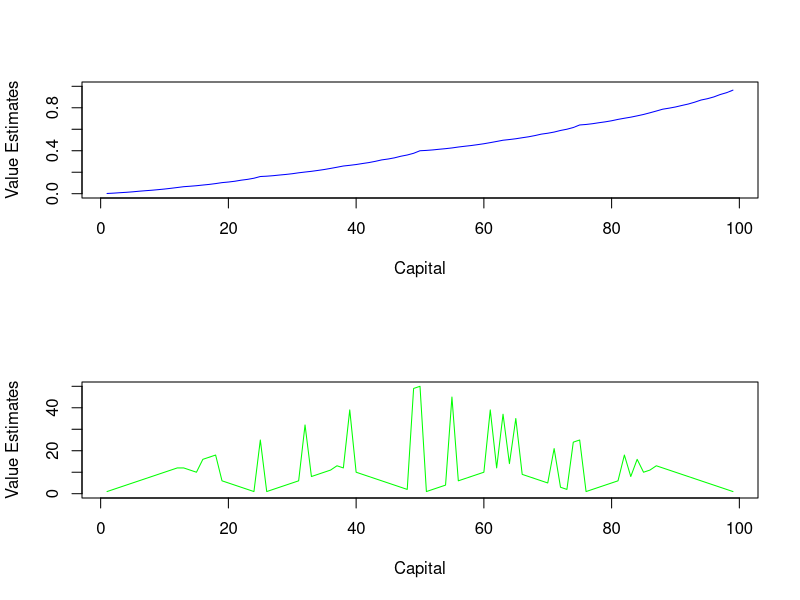
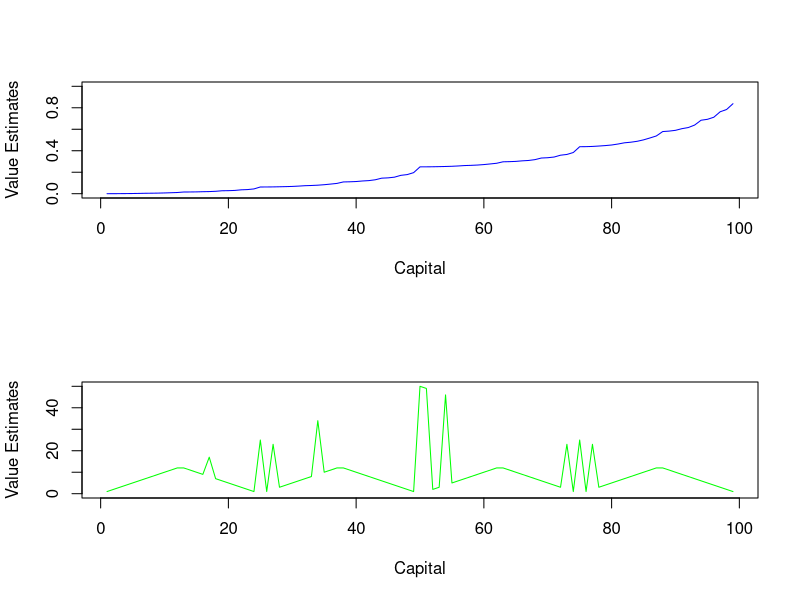
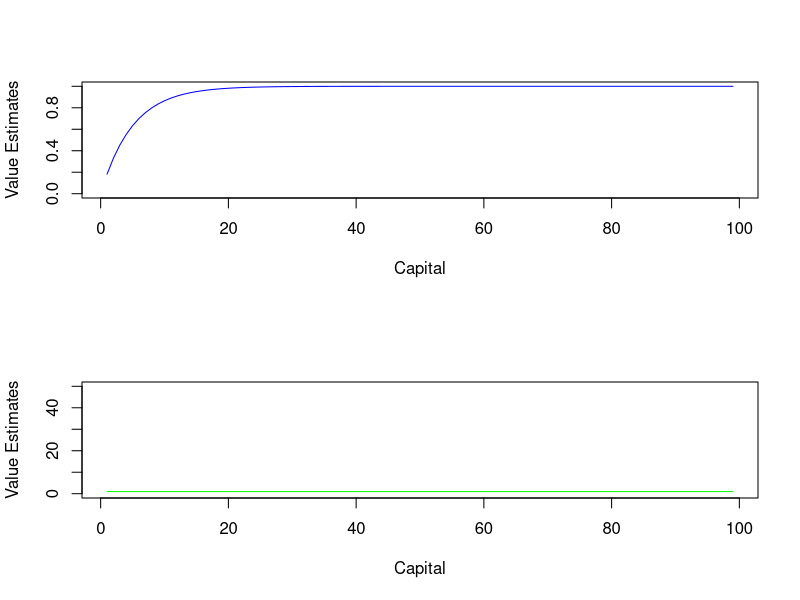

Generate these figures, in order, with R:
## ---- chunk 1
library(tidyverse)
## ---- chunk 2
# steps 1 & 2: define tau and initialise V(s) arbitrarily
theta = 1e-99
Ns <- 100-1 # number of possible states
tgt <- 100 # target state to get to
lose <- 0 # losing state 
p <- 0.4 # probability of getting heads
Vs <- rep(0, times=Ns+2) # adding 0 and terminal states
Vs[tgt+1] <- 1
states <- seq(1,Ns,1) # set up the states the gambler can find themselves in
actions <- states
policy <- rep(0,Ns) # this will become a vector of the action that yields maximum value
## ---- chunk 3
get_actions <- function(s,tgt){
  # s: current state
  # tgt: winning state
  seq(1,min(s, tgt-s),1) # I've taken 0 out as a possible stake because it appears to not be in the lisp code nor in the figures
}

value_estimate <- function(s, a, p, Vs, tgt){
  # get the expected value of the state (s), action (a) pairing
  # Kwargs:
  # -- s [int, 1] - value denoting what state you are in
  # -- a [int, 1] - which action/stake are you performing?
  # -- p [%f, 1] - probability of heads in coin toss
  # -- Vs [vec, 1, nStates] - vector of state values, to retrieve value of
  #             next state, given action
  # -- tgt [int, 1] - target state
  
  # what are the two states you can reach, given s and a?
  s_dashes = c(s-a, s+a) # lose v win
  rs = rep(0, length(s_dashes))
###  rs[s_dashes == tgt] <- 1 - actually, don't need this line, because you get 0 for making the transition, and only get a 1 for reaching V(s) == 100
  # keeping this the same to match the equation, although effectively, r can be dropped cos its
  # always zeros
  # get r + future value
  values <- rs + Vs[s_dashes+1] # +1 to idx-ing because we added the 0 and 100 states
  names(values) <- c("lose", "win")
  est <- (1-p)*values["lose"] + p*values["win"]
  est
}

value_update <- function(s, p, tgt, Vs){
  # given that I have entered a state, perform the value update function
  # i.e. V(s) <- max_a sum_s',r etc...
  
  # now that I have entered a state, what are the actions I can take in this state?
  as <- get_actions(s,tgt)
  # for each s,a pairing, compute the expected value of that state action pairing
  value_ests <- unlist(lapply(as, value_estimate, s=s, p=p, Vs=Vs, tgt=tgt))
  names(value_ests) <- paste(as)
  
  # now take the max value, taking 
  max_a <- min(value_ests[value_ests == max(value_ests)])
  max_a # returns the value estimate, named by the stake
}

  
## ---- chunk 4

run_value_iteration <- function(theta, states, Vs, p, tgt, policy){
  # run the value iteration algorithm and produce fig 4.3
  # -- theta [%f, 1] convergence criteria
  # -- states [int, 1, nstates] the states the agent can visit
  # -- Vs [int, 1, nstates+2] the values of the states the agent can get to (includes 0 and 1)
  # -- p [f, 1] probability of heads
  # -- tgt [int, 1] winning state
  # -- policy [int, 1, nstates] outputs a policy of most valuable arguments
  # -- break_ties [str, max, min or rand] method to break ties among equally valued options
  
  delta_crit = FALSE # this means that delta is yet to reach less than theta
  while (!delta_crit){ # while delta is larger than theta
    
    delta <- 0 # set delta to zero
    for (istate in states){ # cycle through states
      istate_idx = istate + 1 # +1 because we added states 0 and 100 to the Vs vector
      v <- Vs[istate_idx] # 
      update <- value_update(istate, p, tgt, Vs)
      Vs[istate_idx] <- update
      # now get the max prediction error
      delta <- max(delta, abs(v - Vs[istate_idx]))
    } # end states loop
    if (delta < theta) delta_crit = TRUE
  } # end delta_crit test
  
  # now get the policy
  for (istate in states){
    # work out possible actions given the state
    as <- get_actions(istate,tgt)
    # now work out s', given win or loss
    loss <- istate - as 
    wins <- istate + as
    # get the expected value of each s'
    stake_values <- mapply(function(x,y,p) (1-p)*Vs[x+1] + p*Vs[y+1], loss, wins, MoreArgs = list(p=p))
    #print(which(stake_values == max(stake_values)))
    policy[istate] = which(stake_values == max(stake_values))[1]
  }
  
  par(mfrow = c(2,1))
  plot(x = 1:99, y=Vs[1:99+1], type="l", col="blue", xlab="Capital", ylab = "Value Estimates", ylim=c(0,1))
  plot(x = 1:99, y=policy, type="l", col="green", xlab="Capital", ylab = "Value Estimates", ylim=c(0,50))
}

## ---- chunk 5
run_value_iteration(theta, states, Vs, p, tgt, policy)

## ---- chunk 6

run_value_iteration(theta, states, Vs, p = 0.25, tgt, policy)

## ---- chunk 7

run_value_iteration(theta, states, Vs, p = 0.55, tgt, policy)

